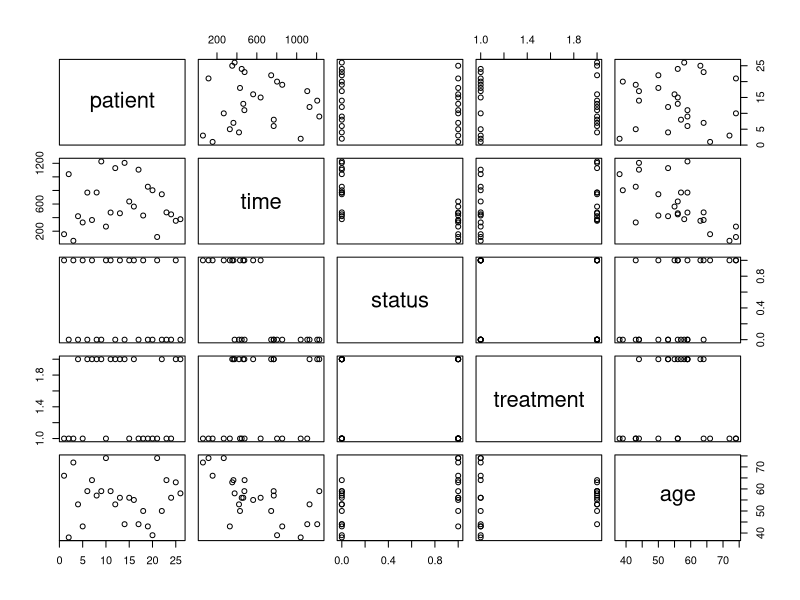
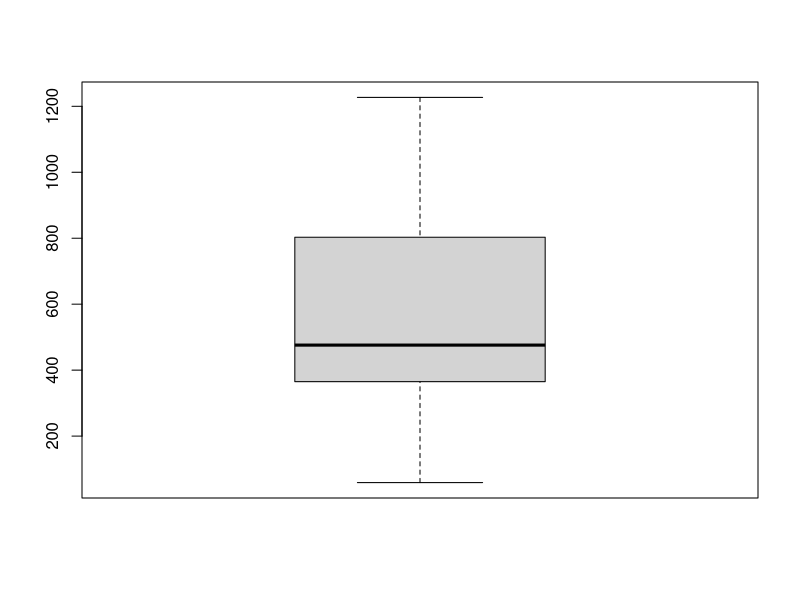
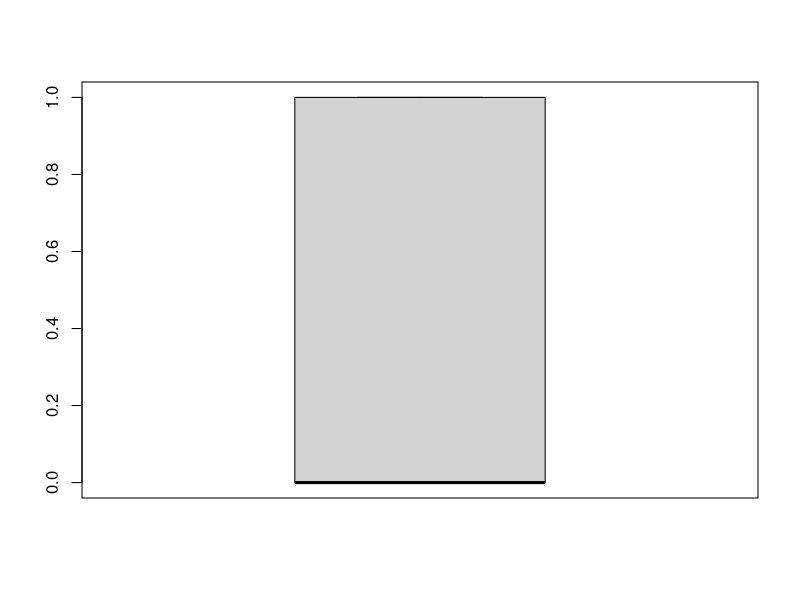
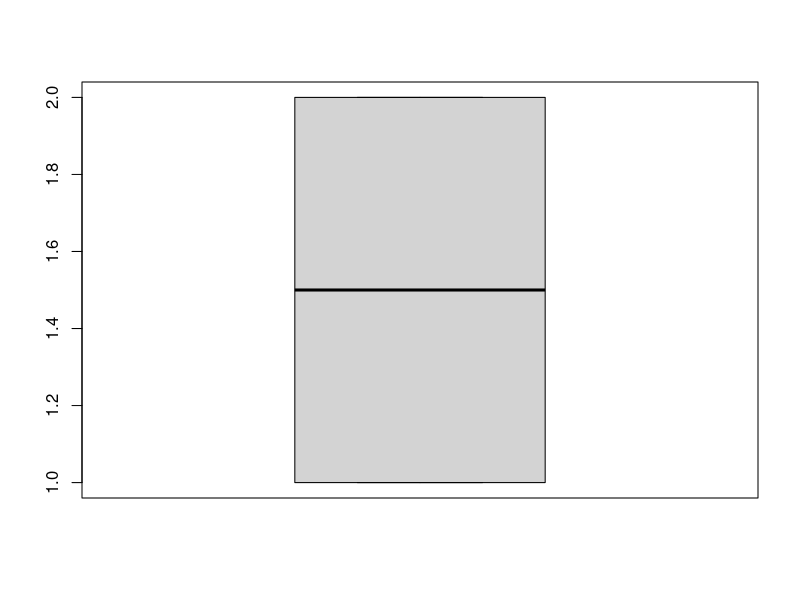
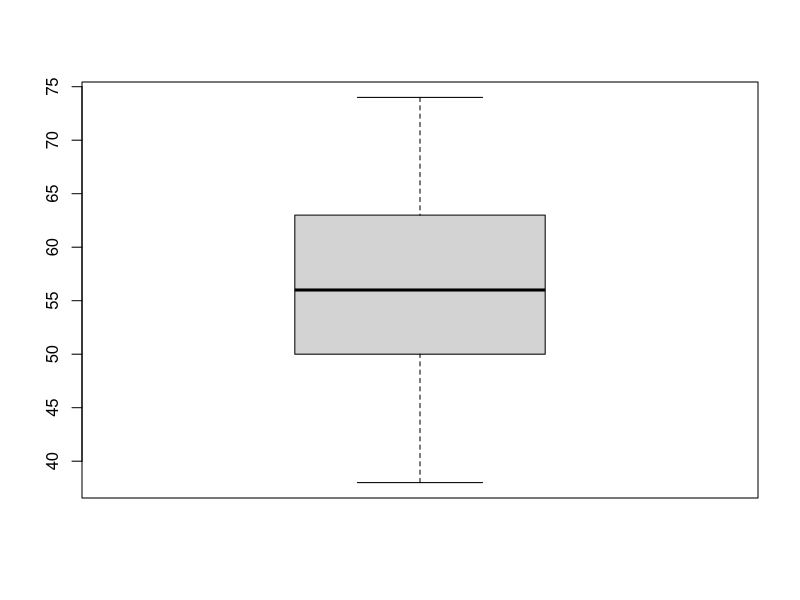
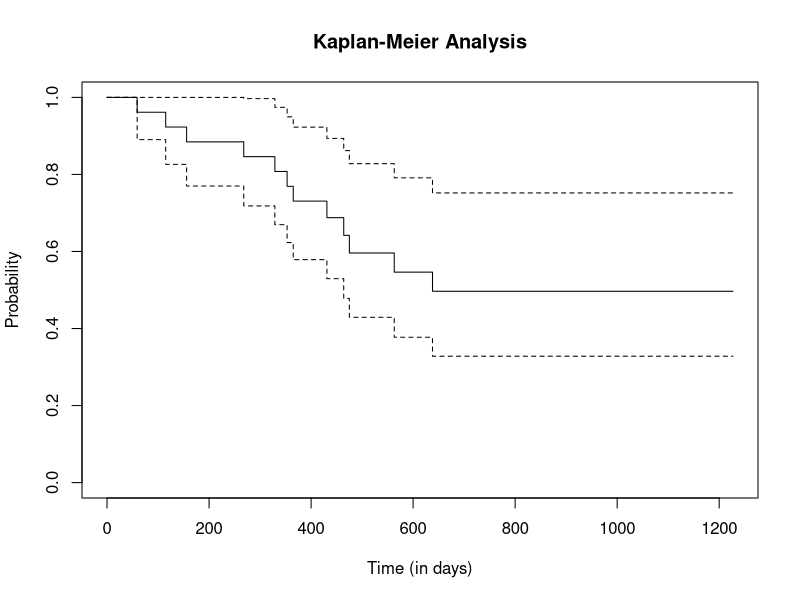
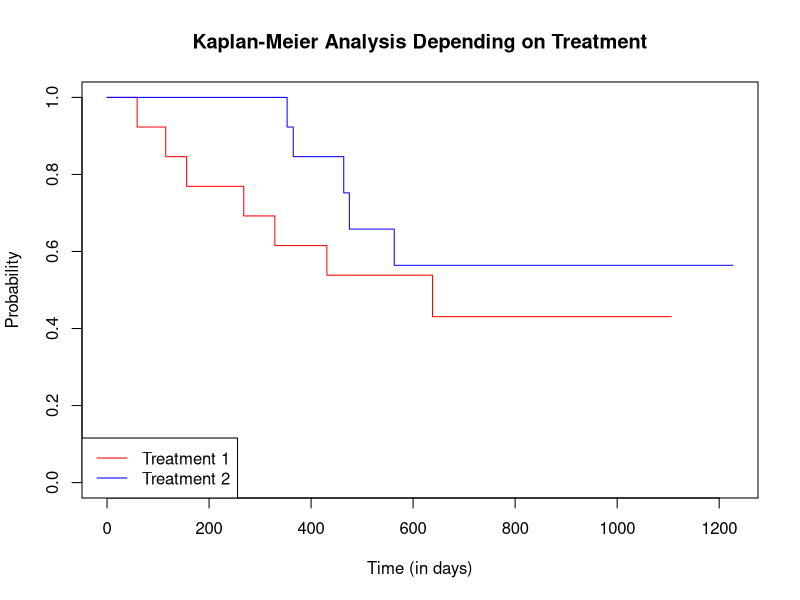

The R script that drew these images, in order:
# Ovarian Cancer Survival Analysis

# set up
library(survival)

getwd()
setwd("C:/Users/my computer/Documents/")

cancer.data <- read.csv("Ovarian.Cancer.csv")
head(cancer.data)
attach(cancer.data)

# data clean
unique(status)
unique(treatment)

summary(time)
summary(age)

unique(duplicated(cancer.data))

# exploratory analysis
summary(cancer.data)

plot(cancer.data)

boxplot(time)
boxplot(status)
boxplot(treatment)
boxplot(age)

# Kaplan-Meier non-parametric analysis
kaplan1 <- survfit(Surv(time, status) ~ 1) 
summary(kaplan1)

plot(kaplan1, xlab="Time (in days)", ylab="Probability", main="Kaplan-Meier Analysis")

# Kaplan-Meier non-parametric by group (treatment type)
kaplan2 <- survfit(Surv(time, status) ~ treatment)
summary(kaplan2)

plot(kaplan2, xlab="Time (in days)", ylab="Probability", main="Kaplan-Meier Analysis Depending on Treatment",
     col=c("red", "blue"))
legend('bottomleft', c("Treatment 1", "Treatment 2"), col=c("red", "blue"), lty=1)

# Cox Proportional Hazard Models - Coefficients and Hazard Rates
# model1 with treatment only
# model2 with age only
# model3 with treatment and age
vars <- cbind(treatment, age)

cox <- coxph(Surv(time, status) ~ vars, method ="breslow")
summary(cox)
